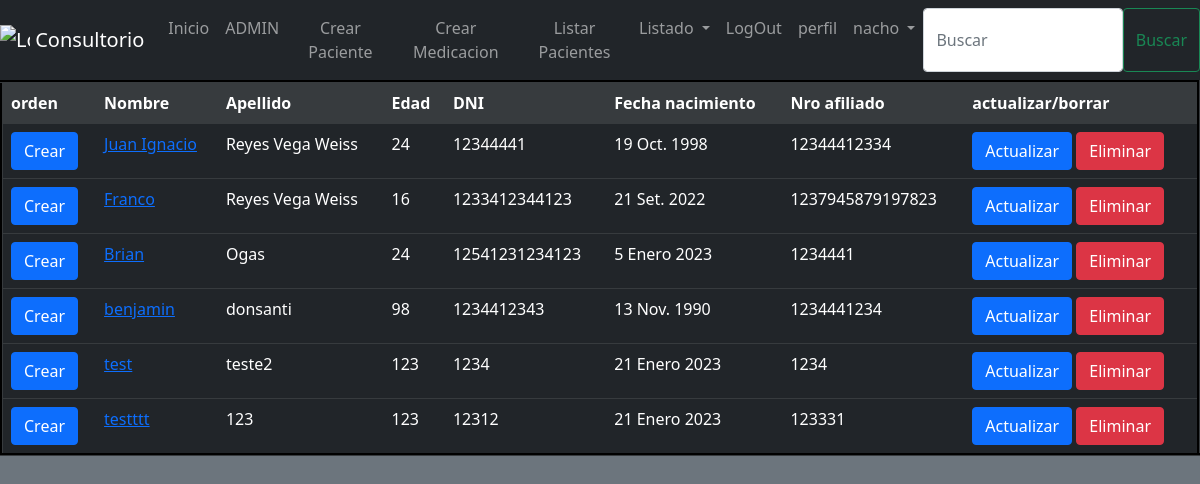
Page /list-patients/ (signed in) on the earlier database version.
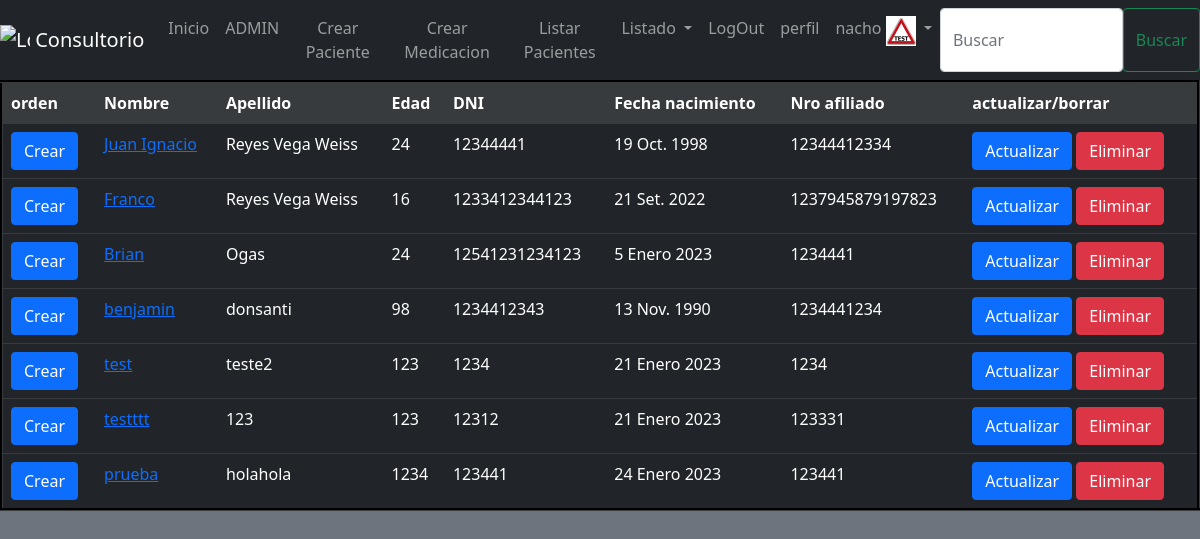
Same page on the later database version.
### Consultorio/models.py (models this page shows, shortened)
class Patient(models.Model):
    name = models.CharField(max_length=50, blank=False)
    surname = models.CharField(max_length=50, blank=False)
    age = models.IntegerField(blank=False)
    dni = models.IntegerField(blank=False)
    birth_date = models.DateField(blank=False)
    affiliate_code = models.IntegerField(blank=False)
    user = models.OneToOneField(User, null=True, on_delete=models.CASCADE,blank=True)
    class Meta:
        verbose_name = 'Paciente'
        verbose_name_plural = 'Pacientes'

### users/models.py (models this page shows, shortened)
class UserProfile(models.Model):
    user = models.OneToOneField(User, on_delete=models.CASCADE, related_name = "profile")
    age = models.IntegerField(null = True, blank=True)
    dni = models.IntegerField(null = True, blank=True)
    birth_date = models.DateField(null = True, blank=True)
    affiliate_code = models.IntegerField(null = True, blank=True)
    phone = models.CharField(null = True, blank=True, max_length=100)
    profile_img = models.ImageField(upload_to="profile_images", null = True, blank=True)
    class Meta:
        verbose_name = 'Perfil'
        verbose_name_plural = 'Perfiles'

### Consultorio/views.py (the view)
# urls.py: path("list-patients/", patient_list),
@login_required
def patient_list(request):
    if "search" in request.GET:
        search = request.GET["search"]
        list_patient = Patient.objects.filter(name__icontains = search)
    else:
        list_patient = Patient.objects.all()
    context = {
        "patients" : list_patient,
    }
    return render(request, "patients/list_patients.html", context=context)

### Templates/patients/list_patients.html (shortened to what this page needs)
{% extends 'base.html' %}
{% block navbar %}
<form class="form-inline my-2 my-lg-0 d-flex" action="/list-patients/" method="GET">
    <input class="form-control mr-sm-2" type="search" placeholder="Buscar" aria-label="Search" name="search">
    <button class="btn btn-outline-success my-2 my-sm-0" type="submit">Buscar</button>
</form>
{% endblock %}
{% block content %}
<table class="table table-dark table-hover" cellspacing="5" cellpadding="5" border="3">
<tr class="table-active">
    <td><strong>orden</strong></td>
    <td><strong>Nombre</strong></td>
    <td><strong>Apellido</strong></td>
    <td><strong>Edad</strong></td>
    <td><strong>DNI</strong></td>
    <td><strong>Fecha nacimiento</strong></td>
    <td><strong>Nro afiliado</strong></td>
    {% if request.user.is_superuser %}
    <td><strong>actualizar/borrar</strong></td>
    {% endif %}
</tr>
{% for patient in patients %}
<tr>
    <td><a href="/create-order/{{patient.id}}/" class="btn btn-primary">Crear</a></td>
    <td><a href="/profile/{{patient.id}}/">{{patient.name}}</a></td>
    <td>{{patient.surname}}</td>
    <td>{{patient.age}}</td>
    <td>{{patient.dni}}</td>
    <td>{{patient.birth_date}}</td>
    <td>{{patient.affiliate_code}}</td>
    {% if request.user.is_superuser %}
    <td>
        <a href="/update-patient/{{patient.id}}/" class="btn btn-primary">Actualizar</a>
        <a href="/delete-patient/{{patient.id}}/" class="btn btn-danger">Eliminar</a>
    </td>
    {% endif %}
</tr>
{% endfor %}
</table>
{% endblock %}

### Templates/Base.html (shortened to what this page needs)
<!DOCTYPE html>
<html lang="en">
<head>
    <link href="https://cdn.jsdelivr.net/npm/bootstrap@5.0.2/dist/css/bootstrap.min.css" rel="stylesheet"
 />
    <link rel="stylesheet" href="https://cdn.jsdelivr.net/npm/bootstrap-icons@1.10.3/font/bootstrap-icons.css" />
</head>
{% block header %}
<header>
    <nav class="navbar navbar-expand-lg navbar-dark bg-dark flex">
        <a class="navbar-brand" href="/">
            <img src="https://encrypted-tbn0.gstatic.com/images?q=tbn:ANd9GcT5LlQCrw7Yh54_ZSyfxi5tbiYgh6i9SNdgrQ&usqp=CAU"
                width="30" height="30" class="d-inline-block align-top" alt="Logo Coder" />
            Consultorio
        </a>
        <div class="collapse navbar-collapse" id="navbarNavAltMarkup">
            <div class="navbar-nav text-center">
                <a class="nav-item nav-link" href="/">Inicio</a>
                {% if request.user.is_superuser %}
                <a class="nav-item nav-link" href="/admin/">ADMIN</a>
                <a class="nav-item nav-link" href="/create-patient/">Crear Paciente</a>
                <a class="nav-item nav-link" href="/create-medicine/">Crear Medicacion</a>
                {% endif %}
                <a class="nav-item nav-link" href="/list-patients/">Listar Pacientes</a>
                <li class="nav-item dropdown">
                    <a class="nav-link dropdown-toggle" href="#" id="navbarDropdown" role="button"
                        data-toggle="dropdown" aria-haspopup="true" aria-expanded="false">
                        Listado
                    </a>
                </li>
                {% if request.user.is_authenticated %}
                <li class="nav-item">
                    <a class="nav-link" href="/logout/">LogOut</a>
                </li>
                <li class="nav-item">
                    <a class="nav-link" href="/user-profile/">perfil</a>
                </li>
                <li class="nav-item dropdown">
                    <a class="nav-link dropdown-toggle" href="#" id="navbarDropdown" role="button"
                        data-toggle="dropdown" aria-haspopup="true" aria-expanded="false">
                        {{user.username}} {% if request.user.profile.profile_img.url != ""%}
                        <img src="{{request.user.profile.profile_img.url}}" width="30" height="30"
                            class="d-inline-block align-top" alt="Logo Coder" />
                        {% endif %}
                    </a>
                </li>
                {% endif %} {% block navbar %}{% endblock %}
            </div>
        </div>
    </nav>
</header>
{% endblock header %}
<body class="bg-secondary">
    {% block content %} {% endblock %}
    <link rel="stylesheet"
        href="https://cdnjs.cloudflare.com/ajax/libs/bootstrap-datepicker/1.4.1/css/bootstrap-datepicker3.css" />
</body>
</html>

Differences in the rows shown:
added Patient: name "prueba", surname "holahola", age "1234", dni "123441", birth_date "24 Enero 2023", affiliate_code "123441"
